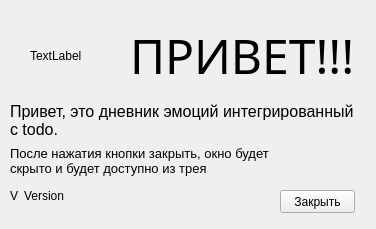
<?xml version="1.0" encoding="UTF-8"?>
<ui version="4.0">
 <class>widget</class>
 <widget class="QWidget" name="widget">
  <property name="geometry">
   <rect>
    <x>0</x>
    <y>0</y>
    <width>376</width>
    <height>229</height>
   </rect>
  </property>
  <property name="windowTitle">
   <string>Form</string>
  </property>
  <widget class="QLabel" name="label">
   <property name="geometry">
    <rect>
     <x>130</x>
     <y>0</y>
     <width>241</width>
     <height>111</height>
    </rect>
   </property>
   <property name="font">
    <font>
     <family>Segoe UI Variable</family>
     <pointsize>36</pointsize>
    </font>
   </property>
   <property name="lineWidth">
    <number>1</number>
   </property>
   <property name="text">
    <string>ПРИВЕТ!!!</string>
   </property>
   <property name="textFormat">
    <enum>Qt::RichText</enum>
   </property>
   <property name="scaledContents">
    <bool>false</bool>
   </property>
  </widget>
  <widget class="QLabel" name="label_2">
   <property name="geometry">
    <rect>
     <x>10</x>
     <y>90</y>
     <width>361</width>
     <height>61</height>
    </rect>
   </property>
   <property name="font">
    <font>
     <pointsize>12</pointsize>
    </font>
   </property>
   <property name="text">
    <string>Привет, это дневник эмоций интегрированный
с todo.</string>
   </property>
  </widget>
  <widget class="QLabel" name="label_3">
   <property name="geometry">
    <rect>
     <x>10</x>
     <y>130</y>
     <width>361</width>
     <height>61</height>
    </rect>
   </property>
   <property name="font">
    <font>
     <pointsize>10</pointsize>
    </font>
   </property>
   <property name="text">
    <string>После нажатия кнопки закрыть, окно будет 
скрыто и будет доступно из трея </string>
   </property>
  </widget>
  <widget class="QPushButton" name="closeButton">
   <property name="geometry">
    <rect>
     <x>280</x>
     <y>190</y>
     <width>75</width>
     <height>23</height>
    </rect>
   </property>
   <property name="text">
    <string>Закрыть</string>
   </property>
  </widget>
  <widget class="QWidget" name="horizontalLayoutWidget">
   <property name="geometry">
    <rect>
     <x>10</x>
     <y>180</y>
     <width>261</width>
     <height>31</height>
    </rect>
   </property>
   <layout class="QHBoxLayout" name="horizontalLayout">
    <item>
     <widget class="QLabel" name="label_4">
      <property name="sizePolicy">
       <sizepolicy hsizetype="Fixed" vsizetype="Preferred">
        <horstretch>0</horstretch>
        <verstretch>0</verstretch>
       </sizepolicy>
      </property>
      <property name="text">
       <string>V</string>
      </property>
     </widget>
    </item>
    <item>
     <widget class="QLabel" name="version_label">
      <property name="sizePolicy">
       <sizepolicy hsizetype="Preferred" vsizetype="Preferred">
        <horstretch>0</horstretch>
        <verstretch>0</verstretch>
       </sizepolicy>
      </property>
      <property name="text">
       <string>Version</string>
      </property>
     </widget>
    </item>
   </layout>
  </widget>
  <widget class="QLabel" name="limage">
   <property name="geometry">
    <rect>
     <x>30</x>
     <y>20</y>
     <width>71</width>
     <height>71</height>
    </rect>
   </property>
   <property name="text">
    <string>TextLabel</string>
   </property>
  </widget>
 </widget>
 <resources/>
 <connections/>
</ui>
